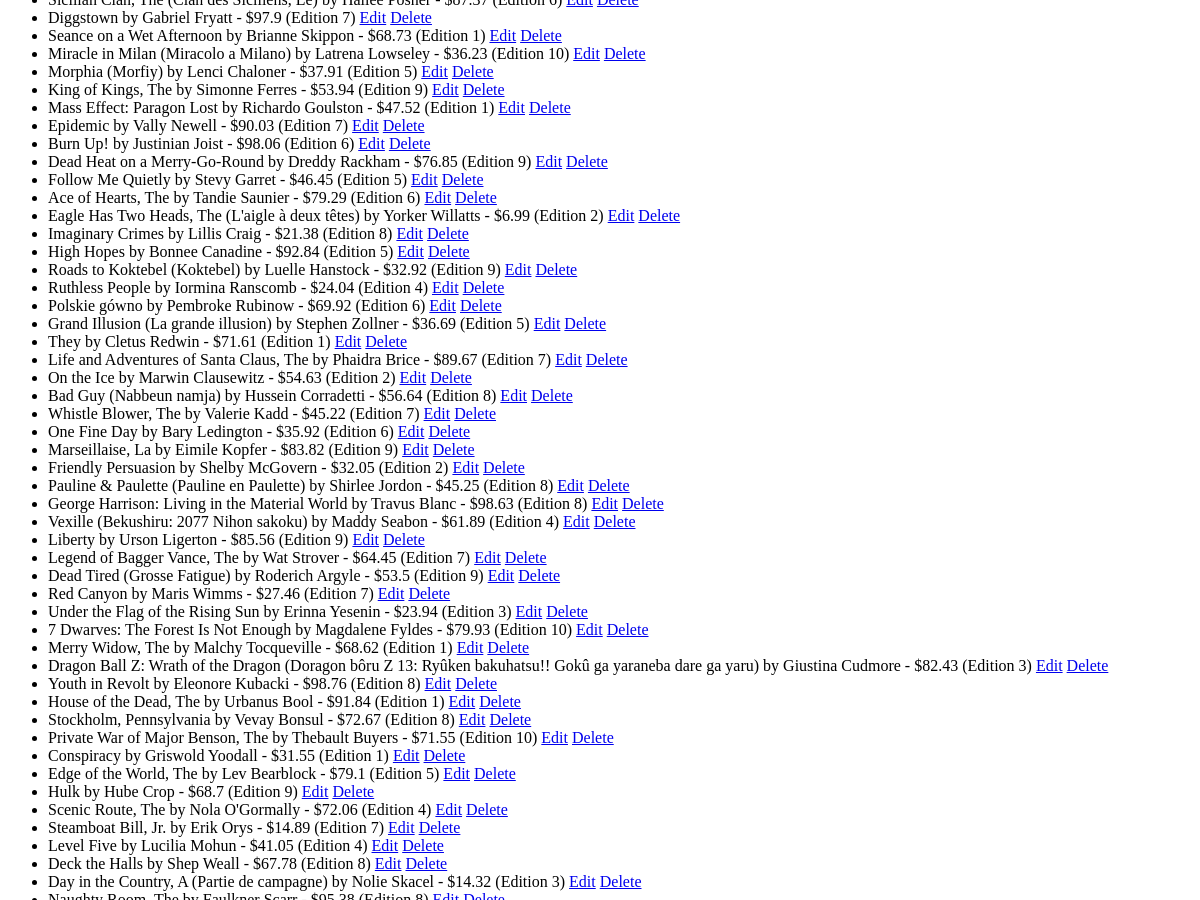
/books/lab9_part2/booklist2/ (middle part), run on an earlier commit of the app's database.
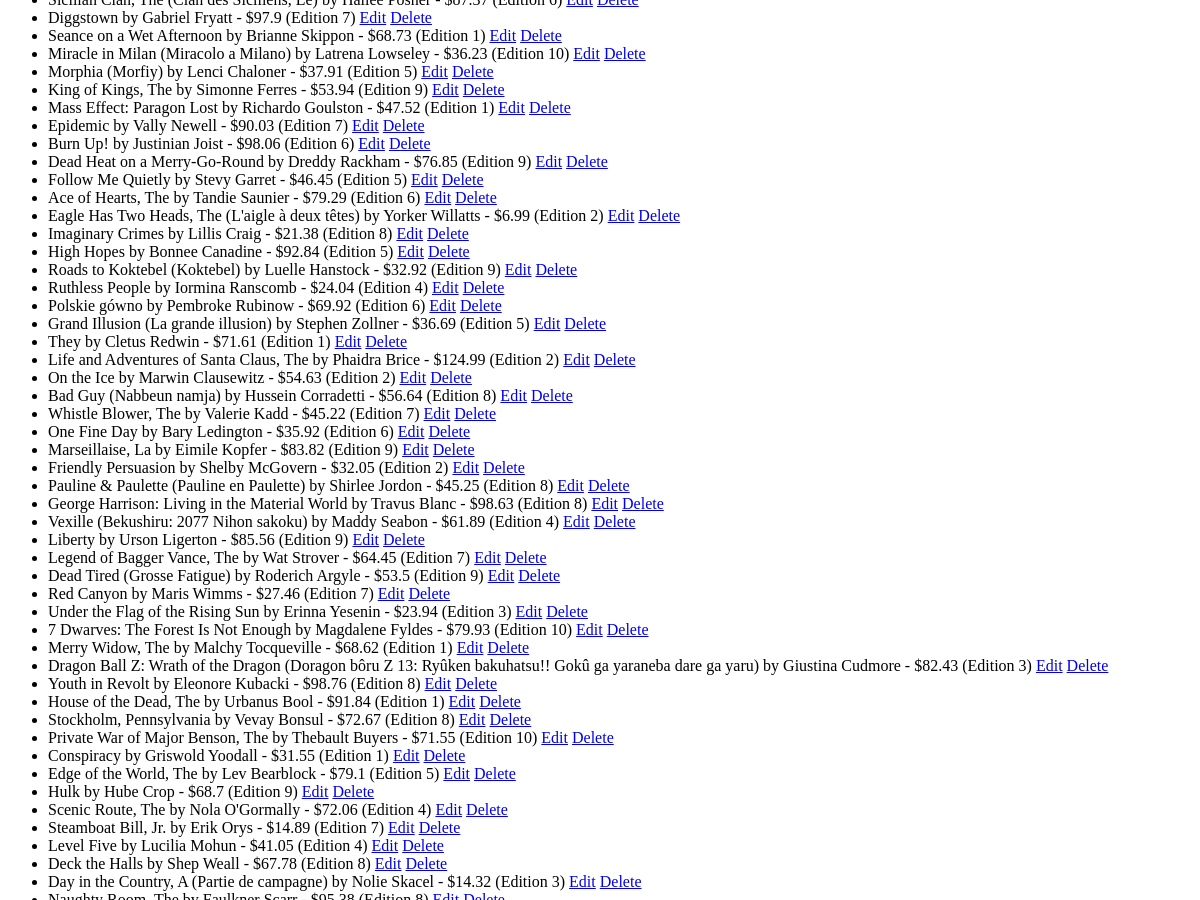
And on a later commit of the database.
### apps/bookmodule/models.py (models this page shows)
class Book(models.Model):
    title = models.CharField(max_length = 50)
    author = models.CharField(max_length = 50)
    price = models.FloatField(default = 0.0)
    edition = models.SmallIntegerField(default = 1)

### apps/bookmodule/views.py (the view)
# urls.py: path('lab9_part2/booklist2/', views.booklist2, name='booklist2'),
def booklist2(request):
    books = Book.objects.all()
    return render(request, 'bookmodule/booklist2.html', {'books': books})

### apps/templates/bookmodule/booklist2.html (shortened to what this page needs)
<!DOCTYPE html>
<html>
<head>
</head>
<body>
    <ul>
        {% for book in books %}
        <li>
            {{ book.title }} by {{ book.author }} - ${{ book.price }} (Edition {{ book.edition }})
            <a href="/books/lab9_part2/editbook2/{{ book.id }}/">Edit</a>
            <a href="/books/lab9_part2/deletebook2/{{ book.id }}/">Delete</a>
        </li>
        {% endfor %}
    </ul>
</body>
</html>

What changed in the data, as far as the page shows it:
changed Book "Life and Adventures of Santa Claus, The": price "89.67" → "124.99"; edition "7" → "2"
